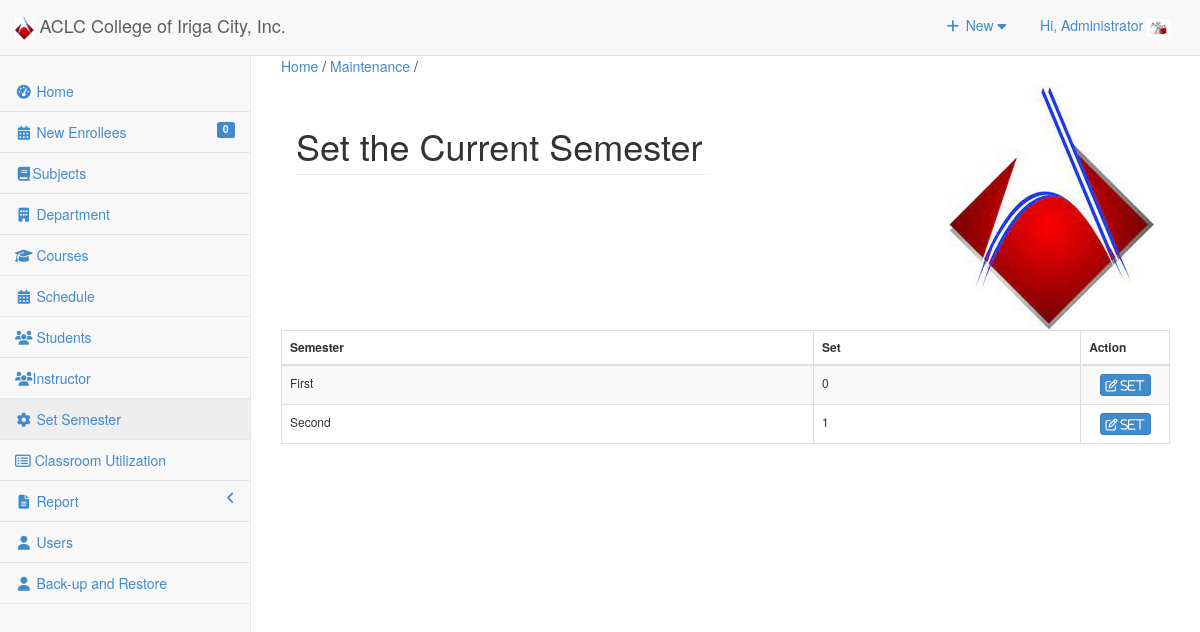
Page /admin/maintenance/index.php (signed in) on the committed database.
### tables this page shows
CREATE TABLE `useraccounts` (
  `ACCOUNT_ID` int(11) NOT NULL,
  `ACCOUNT_NAME` varchar(255) NOT NULL,
  `ACCOUNT_USERNAME` varchar(255) NOT NULL,
  `ACCOUNT_PASSWORD` text NOT NULL,
  `ACCOUNT_TYPE` varchar(30) NOT NULL,
  `EMPID` int(11) NOT NULL,
  `USERIMAGE` varchar(255) NOT NULL
);

CREATE TABLE `tblsemester` (
  `SEMID` int(11) NOT NULL,
  `SEMESTER` varchar(90) NOT NULL,
  `SETSEM` tinyint(1) NOT NULL
);

### admin/maintenance/index.php (called while the page is built, shortened)
<?php
require_once("../../include/initialize.php");
$view = (isset($_GET['view']) && $_GET['view'] != '') ? $_GET['view'] : '';
 $title="Maintenance";
 $header=$view;
require_once ("../theme/templates.php");
?>

### include/database.php (called while the page is built, shortened)
<?php
class Database {
	var $sql_string = '';
	public $conn;
	public function open_connection() {
		$this->conn = mysqli_connect(server,user,pass);
		if(!$this->conn){
			echo "Problem in database connection! Contact administrator!";
			exit();
		}else{
			$db_select = mysqli_select_db($this->conn,database_name);
		}
	}
	function setQuery($sql='') {
		$this->sql_string=$sql;
	}
	function executeQuery() {
		$result = mysqli_query($this->conn,$this->sql_string);
		return $result;
	}
	private function confirm_query($result) {
		return $result;
	}
	function loadResultList( $key='' ) {
		$cur = $this->executeQuery();
		$array = array();
		while ($row = mysqli_fetch_object($cur)) {
			if ($key) {
				$array[$row->$key] = $row;
			} else {
				$array[] = $row;
			}
		}
		return $array;
	}
	function loadSingleResult() {
		$cur = $this->executeQuery();
		while ($row = mysqli_fetch_object($cur)) {
		return $data = $row;
		}
	}
}
$mydb = new Database();
?>

### include/accounts.php (called while the page is built, shortened)
<?php
require_once(LIB_PATH.DS.'database.php');
class User {
	protected static  $tblname = "useraccounts";
	function single_user($id=""){
			global $mydb;
			$mydb->setQuery("SELECT * FROM ".self::$tblname."
				Where ACCOUNT_ID= '{$id}' LIMIT 1");
			$cur = $mydb->loadSingleResult();
			return $cur;
	}
}
?>

### admin/maintenance/list.php (the view, shortened to what this page needs)
 <div class="row">
      <div class="col-lg-12">
       	 <div class="col-lg-6">
            <h1 class="page-header">Set the Current Semester  </h1>
       		</div>
       		<div class="col-lg-6" >
       			<img style="float:right;" src="<?php echo web_root; ?>img/aclciriga.jpg" >
       		</div>
       		</div>
   		 </div>
	 		    <form action="controller.php?action=delete" Method="POST">
			      <div class="table-responsive">
				<table id="" class="table table-striped table-bordered table-hover table-responsive" style="font-size:12px" cellspacing="0">
				  <thead>
				  	<tr>
				  		<th>Semester</th>
				  		<th>Set</th>
				  		<th width="10%" >Action</th>
				  	</tr>
				  </thead>
				  <tbody>
				  	<?php
				  	 	$mydb->setQuery("SELECT *
											FROM  `tblsemester`");
				  		$cur = $mydb->loadResultList();
						foreach ($cur as $result) {
				  		echo '<tr>';
				  		echo '<td >'. $result->SEMESTER.'</td>';
				  		echo '<td>' . $result->SETSEM.'</a></td>';
				  		echo '<td align="center" ><a title="Edit" href="controller.php?action=edit&id='.$result->SEMID.'"  class="btn btn-primary btn-xs  ">  <span class="fa fa-edit fw-fa"> Set</span></a>
				  					  </td>';
				  		echo '</tr>';
				  	}
				  	?>
				  </tbody>
				</table>
  	</div>
				</form>
</div>

### admin/theme/templates.php (shortened to what this page needs)
<!DOCTYPE html>
<html lang="en">
<head>
<link href="<?php echo web_root; ?>admin/css/bootstrap.min.css" rel="stylesheet">
<link href="<?php echo web_root; ?>admin/css/metisMenu.min.css" rel="stylesheet">
<link href="<?php echo web_root; ?>admin/css/timeline.css" rel="stylesheet">
<link href="<?php echo web_root; ?>admin/css/sb-admin-2.css" rel="stylesheet">
<link href="<?php echo web_root; ?>admin/css/morris.css" rel="stylesheet">
<link href="<?php echo web_root; ?>admin/font/css/font-awesome.min.css" rel="stylesheet" type="text/css">
<link href="<?php echo web_root; ?>admin/font/font-awesome.min.css" rel="stylesheet" type="text/css">
<link href="<?php echo web_root; ?>admin/css/dataTables.bootstrap.css" rel="stylesheet">
<link href="<?php echo web_root; ?>css/bootstrap-datetimepicker.min.css" rel="stylesheet" media="screen">
<link href="<?php echo web_root; ?>css/datepicker.css" rel="stylesheet" media="screen">
<link href="<?php echo web_root; ?>admin/css/costum.css" rel="stylesheet">
<link href="<?php echo web_root; ?>css/ekko-lightbox.css" rel="stylesheet">
</head>
<?php
  $sql = "SELECT count(*) as 'enrollees' FROM tblstudent WHERE NewEnrollees=1";
  $mydb->setQuery($sql);
  $enrollees = $mydb->loadSingleResult();
  ?>
<body >
   <div id="wrapper">
        <nav class="navbar navbar-default navbar-static-top  " role="navigation" style="margin-bottom: 0">
            <div class="navbar-header">
                <a class="navbar-brand"  href="<?php echo web_root; ?>admin/index.php" >
                <img src="<?php echo web_root; ?>img/aclciriga.jpg" height="23">
                ACLC College of Iriga City, Inc.</a>
            </div>
            <ul class="nav navbar-top-links navbar-right">
                 <li class="dropdown">
                    <a class="dropdown-toggle" data-toggle="dropdown" href="#">
                        <i class="fa fa-plus fa-fw"></i> New  <i class="fa fa-caret-down"></i>
                    </a>
                </li>
<?php
 $user = New User();
$singleuser = $user->single_user($_SESSION['ACCOUNT_ID']);
?>
                <li class="dropdown">
                    <a class="dropdown-toggle" data-toggle="dropdown" href="#">
                        Hi, <?php echo $_SESSION['ACCOUNT_NAME']; ?> <img title="profile image" width="23px" height="17px" src="<?php echo web_root.'admin/user/'.$singleuser ->USERIMAGE ?>">
                    </a>
                </li>
            </ul>
            <br/>
            <div class="navbar-default sidebar" role="navigation">
                <div class="sidebar-nav navbar-collapse">
                    <ul class="nav" id="side-menu">
                        <li>
                            <a href="<?php echo web_root; ?>admin/index.php"><i class="fa fa-dashboard fa-fw"></i> Home</a>
                        </li>
                         <li>
                             <a href="<?php echo web_root; ?>admin/enrollees/index.php" ><i class="fa fa-calendar fa-fw"></i>  New Enrollees
                             <label class="label pull-right label-primary"><?php echo isset($enrollees->enrollees) ? $enrollees->enrollees : 0; ?></label> </a>
                        </li>
                        <li>
                             <a href="<?php echo web_root; ?>admin/subject/index.php"><i class="fa fa-book fa-fw"></i>Subjects </a>
                        </li>
                        <li>
                             <a href="<?php echo web_root; ?>admin/department/index.php" ><i class="fa  fa-building fa-fw"></i>  Department</a>
                  </li>
                         <li>
                             <a href="<?php echo web_root; ?>admin/course/index.php" ><i class="fa  fa-graduation-cap fa-fw"></i>  Courses </a>
                        </li>
                        <li>
                             <a href="<?php echo web_root; ?>admin/schedule/index.php" ><i class="fa fa-calendar fa-fw"></i>  Schedule </a>
                        </li>
                        <li>
                             <a href="<?php echo web_root; ?>admin/student/index.php" ><i class="fa fa-group fa-fw"></i>  Students </a>
                        </li>
                        <li>
                             <a href="<?php echo web_root; ?>admin/instructor/index.php" ><i class="fa fa-group fa-fw"></i>Instructor </a>
                        </li>
                        <li>
                             <a href="<?php echo web_root; ?>admin/maintenance/index.php" ><i class="fa fa-gear fa-fw"></i>  Set Semester </a>
                        </li>
                           <li>
                                    <a href="<?php echo web_root; ?>admin/classroom/index.php?view=list">
                                    <i class="fa fa-list-alt" ></i>   Classroom Utilization</a>
                           </li>
                           <li>
                            <a href="#"><i class="fa  fa-file-text fa-fw"></i> Report <span class="fa arrow"></span></a>
                        </li>
                        <?php if ($_SESSION['ACCOUNT_TYPE']=='Administrator') {
                        ?>
                          <li>
                            <a href="<?php echo web_root; ?>admin/user/index.php" ><i class="fa fa-user fa-fw"></i> Users </a>
                        </li>
                        <li>
                            <a href="<?php echo web_root; ?>admin/back-up/index.php" ><i class="fa fa-user fa-fw"></i> Back-up and Restore </a>
                        </li>
                 <?php }  ?>
                    </ul>
                </div>
            </div>
        </nav>
  <div id="page-wrapper">
            <div class="row" >
                <div class="col-lg-12">
                    <p>
                    <?php
                    if ($title<>'Home'){
                       echo   ' <a href="'. web_root.'admin/index.php" title="Home" >Home</a>  /
                        <a href="index.php" title="'. $title.'" >'. $title.'</a>
                        '.(isset($header) ? ' / '. $header : '') .'</p>'  ;
                    } ?>
                  <?php require_once $content; ?>
                </div>
            </div>
        </div>
</body>
</html>

### admin/css/sb-admin-2.css (style rules this page uses)
body { background-color: #f8f8f8; }
#wrapper { width: 100%; }
#page-wrapper { padding: 0 15px; min-height: 568px; background-color: #fff; }
@media (min-width:768px) { #page-wrapper { position: inherit; margin: 0 0 0 250px; padding: 0 30px; border-left: 1px solid #e7e7e7; } }
.navbar-top-links { margin-right: 0; }
.navbar-top-links li { display: inline-block; }
.navbar-top-links li:last-child { margin-right: 15px; }
.navbar-top-links li a { padding: 15px; min-height: 50px; }
.sidebar .sidebar-nav.navbar-collapse { padding-right: 0; padding-left: 0; }
.sidebar ul li { border-bottom: 1px solid #e7e7e7; }
.sidebar ul li a.active { background-color: #eee; }
.sidebar .arrow { float: right; }
.sidebar .fa.arrow:before { content: "\f104"; }
@media (min-width:768px) { .sidebar { z-index: 1; position: absolute; width: 250px; margin-top: 51px; } }

### rows in the picture
useraccounts: USERIMAGE (picture)
tblsemester: SEMESTER "First", SETSEM "0"
tblsemester: SEMESTER "Second", SETSEM "1"

### other values in the picture
$_SESSION['ACCOUNT_NAME'] "Administrator"
$enrollees->enrollees "0"
$title "Maintenance"
